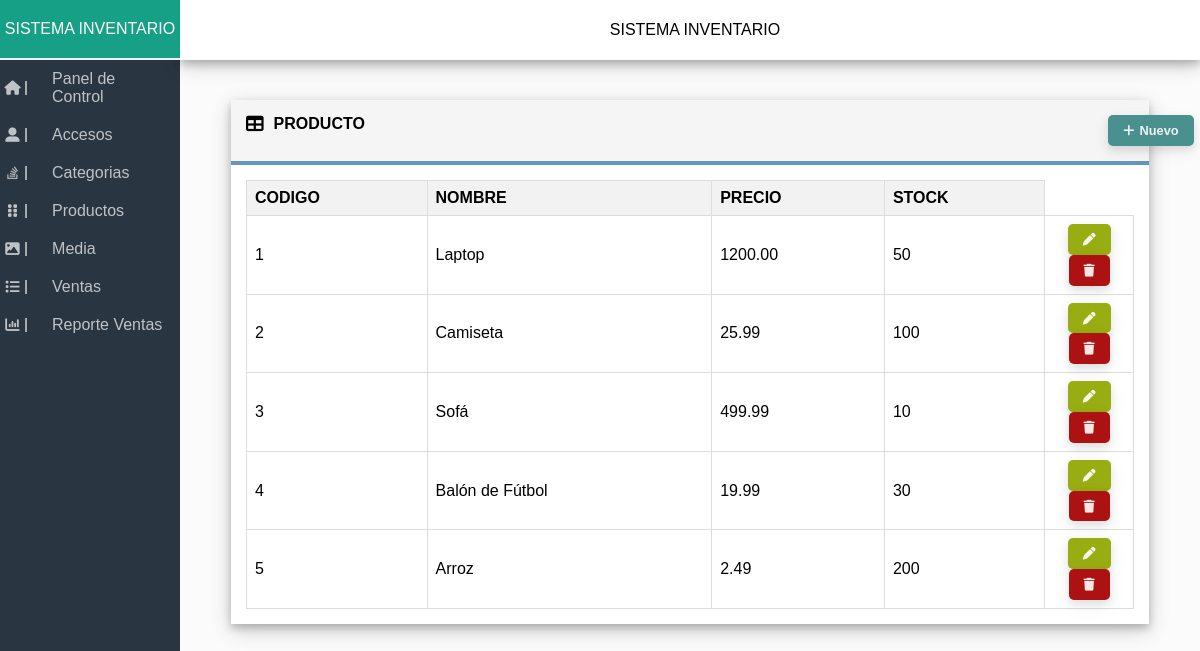
Screenshot of /index.php?m=index&url=Tabla&table=Producto with the database file from the repository.
### tables this page shows
CREATE TABLE Producto(
	Codigo INT AUTO_INCREMENT PRIMARY KEY,
    Nombre VARCHAR(30) NOT NULL,
    Precio DECIMAL(8,2) NOT NULL,
    Stock INT NOT NULL,
    CodigoC INT,
    CodigoPr INT,
    FOREIGN KEY (CodigoC) REFERENCES Categoria(Codigo),
    FOREIGN KEY (CodigoPr) REFERENCES Proveedor(Codigo)
);

### controlador/index.php (called while the page is built, shortened)
<?php
    require_once("modelo/index.php");
    class Controller{
        static function index(){
            $url = $_REQUEST['url'];
            require_once("vista/$url.php");
        }
    }
?>

### modelo/index.php (called while the page is built, shortened)
<?php
    class Modelo{
        public $db;
        private $datos;
        public function __construct(){
            $this->db = new PDO('mysql:host=localhost;dbname=Inventario',"root","");
        }
        public function consulta($query, $Assoc){
            $resultado = $this->db->query($query);
            if ($resultado) {
                if ($Assoc) {
                    $this->datos = $resultado->fetchAll(PDO::FETCH_ASSOC);
                }
                else {
                    $this->datos = $resultado->fetchAll(PDO::FETCH_NUM);
                }
                return $this->datos;
            }else {
                echo "Error en la consulta";
                return;
            }
         }
    }
?>

### vista/Tabla.php (the view, shortened to what this page needs)
<?php 	$Model = new Modelo();
		$table = $_REQUEST['table'];
?>
<div class="Stats">
<div class="Table" style="width: 90%;">
    <div class="Table-Header">
        <i class="fa-solid fa-table"></i>
        <p><?php echo strtoupper($table)?></p>
		<a class="btn new" style="position: relative;left: 83.5%;" onclick="openModal()">
			<i class="fa-solid fa-plus fa-fade"></i>
			<p>Nuevo</p>
		</a>
    </div>
    <div class="Table-Contain">
        <table>
            <tr >
                <?php
                    $NTablas = $Model->consulta("DESCRIBE $table", 1);
                    foreach ($NTablas as $key):
                        $NCampo = $key['Field'];
                        if ($NCampo != "CodigoC" && $NCampo != "CodigoPr"):?>
                            <th class="TableHeader" style="font-weight: bold;"><?php echo strtoupper($NCampo)?></th>
                        <?php endif; ?>
                    <?php endforeach; ?>
            </tr>
            <tbody>
                <?php
                    $dato =  $Model->consulta("SELECT * FROM $table", 1);
                    foreach ($dato as $key => $fila):?>
                        <tr>
                            <?php foreach ($fila as $v => $value):
                                if ($v != "CodigoC" && $v != "CodigoPr"): ?>
                                    <td><?php echo $value?></td>
                                <?php endif; ?>
                            <?php endforeach; ?>
							<td style="width: 10%; text-align: center;">
                                <a class="btn edit" href="index.php?m=editar&id=<?php echo $fila['Codigo']?>&table=<?php echo $_REQUEST['table']?>">
									<i class="fa-solid fa-pen"></i>
								</a>
                                <a class="btn delete" href="index.php?m=eliminar&id=<?php echo $fila['Codigo']?>&table=<?php echo $_REQUEST['table']?>" onclick="return confirm('ESTA SEGURO'); false">
									<i class="fa-solid fa-trash"></i>
								</a>
                            </td>
                        </tr>
                    <?php endforeach; ?>
            </tbody>
        </table>
    </div>
</div>
</div>

### vista/css/stylesss.css (style rules this page uses)
* { font-family: Arial, sans-serif; margin: 0; padding: 0; box-sizing: border-box; }
body { background-color: #fbfbfb; }
.Stats { width: 85%; margin: 30px 0; display: flex; justify-content: space-evenly; flex-wrap: wrap; text-align: center; }
.Table { width: auto; height: auto; margin: 10px; background-color: #ffffff; box-shadow: 0px 4px 8px 0 rgba(0, 0, 0, 0.2), 0 6px 20px 0 rgba(0, 0, 0, 0.19); }
.Table-Header { display: flex; padding: 15px; background-color: #f5f5f5; border-bottom: 4px solid #6597ba; font-weight: bolder; }
.fa-table { font-size: 1.1rem; margin-right: 10px; }
.Table-Contain { padding: 15px; display: flex; align-items: center; justify-content: center; }
table { width: 100%; border-collapse: collapse; }
th, td { border: 1px solid #ddd; padding: 8px; text-align: left; }
th { background-color: #f2f2f2; }
.btn { display: inline-flex; padding: 8px 15px; margin: 0 2px; font-size: 16px; text-align: center; justify-content: center; align-items: center; text-decoration: none; cursor: pointer; border-radius: 5px; transition: background-color 0.3s, color 0.3s; background-color: rgba(73, 144, 142, 255); box-shadow: 0px 4px 8px 0 rgba(0, 0, 0, 0.1), 0 6px 20px 0 rgba(0, 0, 0, 0.05); text-shadow: none; }
.btn i { padding-top: 2px; font-size: 0.8em; color: #fff; opacity: 0.9; }
.btn p { margin-left: 5px; font-size: 0.8em; color: #fff; opacity: 0.9; }
.delete { background-color: rgb(173, 18, 18); }
.edit { background-color: rgb(152, 173, 18); }

### rows the page displays
producto: Codigo "1", Nombre "Laptop", Precio "1200.00", Stock "50"
producto: Codigo "2", Nombre "Camiseta", Precio "25.99", Stock "100"
producto: Codigo "3", Nombre "Sofá", Precio "499.99", Stock "10"
producto: Codigo "4", Nombre "Balón de Fútbol", Precio "19.99", Stock "30"
producto: Codigo "5", Nombre "Arroz", Precio "2.49", Stock "200"

### other values shown
$table "PRODUCTO"
$NCampo "CODIGO"
$NCampo "NOMBRE"
$NCampo "PRECIO"
$NCampo "STOCK"
